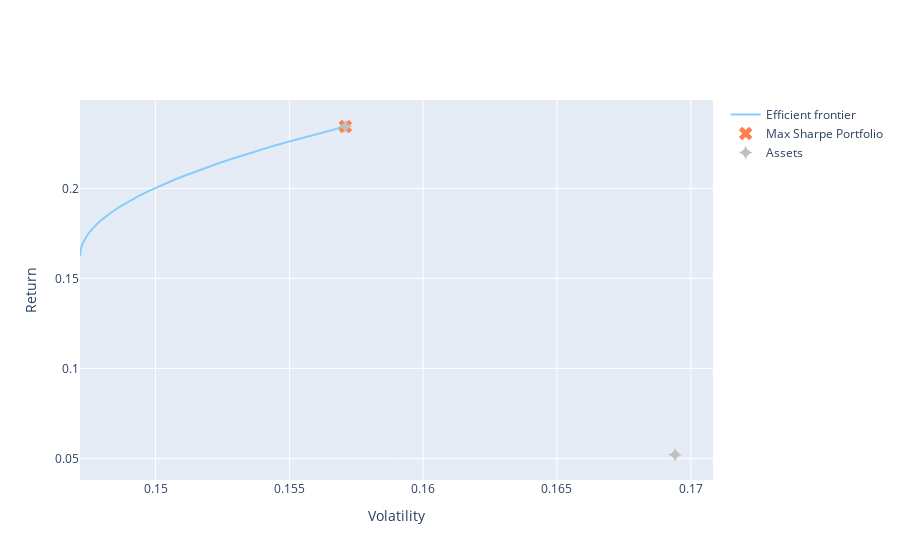

The cell this chart's notebook holds for it:
### Code cell
ax = plotting.plot_efficient_frontier(cla, showfig=False, interactive=True)
ax.show()

### Figure 1 — Plotly figure (JSON) as saved in the notebook; plotly's stock layout.template omitted (floating-point values rounded to 4 significant figures; data arrays with more than 128 entries replaced by an {"elided": "..."} marker saying what was removed)
{"data": [{"customdata": {"elided": "65x2x1 float values"}, "hovertemplate": "Risk: %{x}<br>Return: %{y}<extra>NASDAQ_Returns: %{customdata[0]:.4%}<br>MSCI_Returns: %{customdata[1]:.4%}<br></extra>", "line": {"color": "lightskyblue", "width": 2}, "mode": "lines", "name": "Efficient frontier", "type": "scatter", "x": [0.1571, 0.1571, 0.1571, 0.1571, 0.1571, 0.1571, 0.1571, 0.1571, 0.1571, 0.1571, 0.1571, 0.1571, 0.1571, 0.1571, 0.1571, 0.1571, 0.1571, 0.1571, 0.1571, 0.1571, 0.1571, 0.1571, 0.1571, 0.1571, 0.1571, 0.1571, 0.1571, 0.1571, 0.1571, 0.1571, 0.1571, 0.1571, 0.1571, 0.1565, 0.1559, 0.1554, 0.1548, 0.1543, 0.1538, 0.1533, 0.1528, 0.1524, 0.1519, 0.1515, 0.1511, 0.1507, 0.1504, 0.15, 0.1497, 0.1494, 0.1491, 0.1489, 0.1486, 0.1484, 0.1482, 0.148, 0.1478, 0.1477, 0.1475, 0.1474, 0.1473, 0.1473, 0.1472, 0.1472, 0.1472], "y": [0.2344, 0.2344, 0.2344, 0.2344, 0.2344, 0.2344, 0.2344, 0.2344, 0.2344, 0.2344, 0.2344, 0.2344, 0.2344, 0.2344, 0.2344, 0.2344, 0.2344, 0.2344, 0.2344, 0.2344, 0.2344, 0.2344, 0.2344, 0.2344, 0.2344, 0.2344, 0.2344, 0.2344, 0.2344, 0.2344, 0.2344, 0.2344, 0.2344, 0.2321, 0.2299, 0.2276, 0.2254, 0.2231, 0.2209, 0.2186, 0.2163, 0.2141, 0.2118, 0.2096, 0.2073, 0.2051, 0.2028, 0.2006, 0.1983, 0.196, 0.1938, 0.1915, 0.1893, 0.187, 0.1848, 0.1825, 0.1803, 0.178, 0.1758, 0.1735, 0.1712, 0.169, 0.1667, 0.1645, 0.1622]}, {"customdata": [[1, 0], [1.492]], "hovertemplate": "Sharpe: %{{customdata[1]:.4}}<br>Risk: %{x}<br>Return: %{y}<extra>NASDAQ_Returns: %{customdata[0]:.4%}<br>MSCI_Returns: %{customdata[1]:.4%}<br></extra>", "marker": {"color": "coral", "size": 12, "symbol": "x"}, "mode": "markers", "name": "Max Sharpe Portfolio", "type": "scatter", "x": [0.1571], "y": [0.2344]}, {"hovertemplate": "Risk: %{x}<br>Return: %{y}<extra></extra>", "marker": {"color": "silver", "size": 10, "symbol": "star-diamond"}, "mode": "markers", "name": "Assets", "type": "scatter", "x": [0.1571, 0.1694], "y": [0.2344, 0.05202]}], "layout": {"xaxis": {"title": {"text": "Volatility"}}, "yaxis": {"title": {"text": "Return"}}}}
